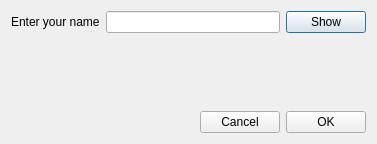
<?xml version="1.0" encoding="UTF-8"?>
<ui version="4.0">
 <class>Dialog</class>
 <widget class="QDialog" name="Dialog">
  <property name="geometry">
   <rect>
    <x>0</x>
    <y>0</y>
    <width>377</width>
    <height>144</height>
   </rect>
  </property>
  <property name="windowTitle">
   <string>Dialog</string>
  </property>
  <layout class="QVBoxLayout" name="verticalLayout">
   <item>
    <layout class="QHBoxLayout" name="horizontalLayout">
     <item>
      <widget class="QLabel" name="label">
       <property name="text">
        <string>Enter your name</string>
       </property>
      </widget>
     </item>
     <item>
      <widget class="QLineEdit" name="lineEdit"/>
     </item>
     <item>
      <widget class="QPushButton" name="btnShow">
       <property name="text">
        <string>Show</string>
       </property>
      </widget>
     </item>
    </layout>
   </item>
   <item>
    <spacer name="verticalSpacer">
     <property name="orientation">
      <enum>Qt::Vertical</enum>
     </property>
     <property name="sizeHint" stdset="0">
      <size>
       <width>20</width>
       <height>40</height>
      </size>
     </property>
    </spacer>
   </item>
   <item>
    <layout class="QHBoxLayout" name="horizontalLayout_2">
     <item>
      <spacer name="horizontalSpacer">
       <property name="orientation">
        <enum>Qt::Horizontal</enum>
       </property>
       <property name="sizeHint" stdset="0">
        <size>
         <width>40</width>
         <height>20</height>
        </size>
       </property>
      </spacer>
     </item>
     <item>
      <widget class="QPushButton" name="btnCancel">
       <property name="text">
        <string>Cancel</string>
       </property>
      </widget>
     </item>
     <item>
      <widget class="QPushButton" name="btnOk">
       <property name="text">
        <string>OK</string>
       </property>
      </widget>
     </item>
    </layout>
   </item>
  </layout>
 </widget>
 <resources/>
 <connections/>
</ui>
